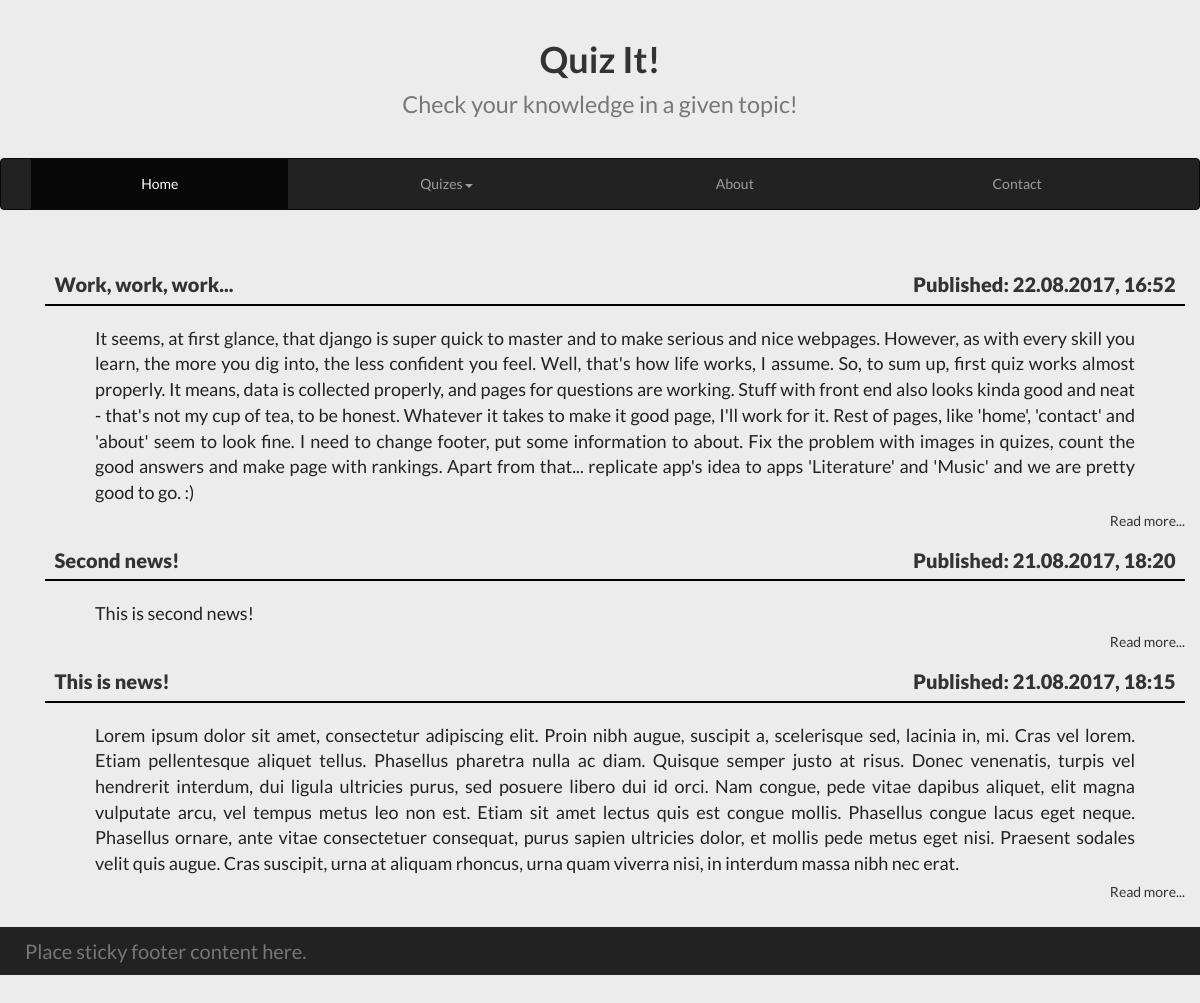
/home/, run on the app's committed database.
### home/models.py (models this page shows, shortened)
class News(models.Model):
	title = models.CharField(max_length=200)
	article = models.TextField()
	pub_date = models.DateTimeField()

### home/views.py (the view)
def index(request):
	query = News.objects.order_by('-pub_date')[:5]
	context = {'news': query}
	return render(request, 'home/index.html', context)

### home/templates/home/index.html (shortened to what this page needs)
{% extends 'home/base.html' %}
{% block content %}
	{% block title_div %}
		<div class="page-header">
			<h1>
				<a href="{% url 'home:index' %}">
					Quiz It!<br><small>Check your knowledge in a given topic!</small>
				</a>
			</h1>
		</div>
	{% endblock %}
	{% block menu_div %}
		<nav class="navbar navbar-default navbar-inverse">
			<div class="container-fluid">
			<div class="collapse navbar-collapse" id="bs-example-navbar-collapse-1">
				<ul class="nav navbar-nav">
					<li class="active"><a href="{% url 'home:index' %}">Home<span class="sr-only">(current)</span></a></li>
					<li class="dropdown">
						<a href="{% url 'home:quizes' %}" class="dropdown-toggle" data-toggle="dropdown" role="button" aria-haspopup="true" aria-expanded="false">Quizes<span class="caret"></span></a>
					</li>
					<li><a href="{% url 'home:about' %}">About</a></li>
					<li><a href="{% url 'home:contact' %}">Contact</a></li>
				</ul>
			</div>
			</div>
		</nav>
	{% endblock %}
	{% block content_div %}
		<div class="container">
			<div class="main-content">
				{% for article in news %}
				<div class="container">
					<article>
						<div class="article-header">
							<div class="article-title">
								<a href="{% url 'home:post' article.id %}">
									{{ article.title }}
								</a>
							</div>
							<div class="article-date">
								Published: {{ article.pub_date|date:"d.m.Y, H:i" }}
							</div>
							<hr>
						</div>
						<div class="article-content">
								{{ article.article }}
						</div>
						<div class='read-more'>
							<a href="{% url 'home:post' article.id %}">
								Read more...
							</a>
						</div>
					</article>
				</div>
				{% endfor %}
			</div>
		</div>
	{% endblock %}
{% endblock %}

### home/static/home/css/style.css (style rules this page uses)
html, body { background-color: #ececec; height: 100%; min-height: 100%; margin: 0; }
body { font-family: 'Lato', sans-serif; }
h1 { font-weight: bold; }
a { text-decoration: none; color: inherit; }
a:link, a:visited { text-decoration: inherit; color: inherit; }
.navbar-nav { margin: 0 auto; display: table; table-layout: auto; float: none; width: 100%; }
.navbar-nav > li { display: table-cell; float: none; text-align: center; }
.page-header { padding-bottom:9px; margin:40px 0 20px; border-bottom: none; text-align: center; text-decoration: none; }
.main-content { text-align: center; padding-top: 25px; padding-bottom: 25px; }
.article-header { font-size: 20px; font-weight: 800; padding-top: 15px; padding-bottom: 15px; }
.article-title { display: inline-block; width: 49%; font-size: inherit; font-weight: inherit; text-align: left; }
.article-date { display: inline-block; width: 49%; font-size: inherit; font-weight: inherit; text-align: right; }
.article-header > hr { margin-top: 5px; margin-bottom: 5px; border-top: 2px solid #000; }
.article-content { font-size: 18px; text-align: justify; color: #222; padding-bottom: 5px; padding-left: 50px; padding-right: 50px; }
.read-more { text-align: right; }

### data on the page
News: title "Work, work, work...", pub_date "22.08.2017, 16:52", article "It seems, at first glance, that django is super quick to master and to make serious and nice webpages. However, as with every skill you learn, the more you dig into, the less confident you feel. Well, that's how life works, I assume. So, to sum up, first quiz works almost properly. It means, data is collected properly, and pages for questions are working. Stuff with front end also looks kinda good and neat - that's not my cup of tea, to be honest. Whatever it takes to make it good page, I'll work for it. Rest of pages, like 'home', 'contact' and 'about' seem to look fine. I need to change footer, put some information to about. Fix the problem with images in quizes, count the good answers…"
News: title "Second news!", pub_date "21.08.2017, 18:20", article "This is second news!"
News: title "This is news!", pub_date "21.08.2017, 18:15", article "Lorem ipsum dolor sit amet, consectetur adipiscing elit. Proin nibh augue, suscipit a, scelerisque sed, lacinia in, mi. Cras vel lorem. Etiam pellentesque aliquet tellus. Phasellus pharetra nulla ac diam. Quisque semper justo at risus. Donec venenatis, turpis vel hendrerit interdum, dui ligula ultricies purus, sed posuere libero dui id orci. Nam congue, pede vitae dapibus aliquet, elit magna vulputate arcu, vel tempus metus leo non est. Etiam sit amet lectus quis est congue mollis. Phasellus congue lacus eget neque. Phasellus ornare, ante vitae consectetuer consequat, purus sapien ultricies dolor, et mollis pede metus eget nisi. Praesent sodales velit quis augue. Cras suscipit, urna at…"
